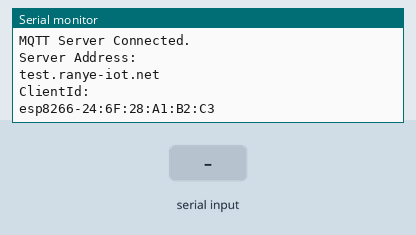
Bench run of a sketch on a simulated ESP8266 (NodeMCU). Shown: the last lines printed to the serial monitor. Inputs (shaded band) come from the test bench. WiFi joins after 1.5 s; servers stay silent unless stated; no MQTT or app messages arrive unless stated.

Above: at 3.2 s.
3.3 s: "1" received over Serial
At 6.1 s:
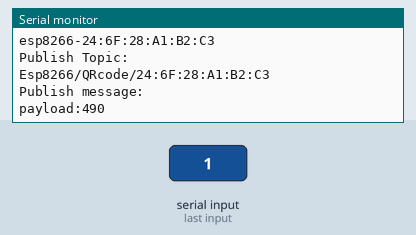
7.8 s: "0" received over Serial
At 9.5 s:
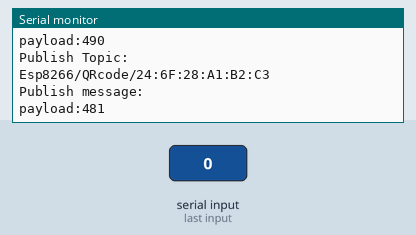
12.3 s: "2" received over Serial
At 15.3 s:
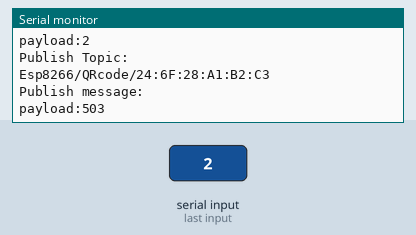
Timing chart, 0 to 16.8 s (numbered marks = the images above; inputs shaded):
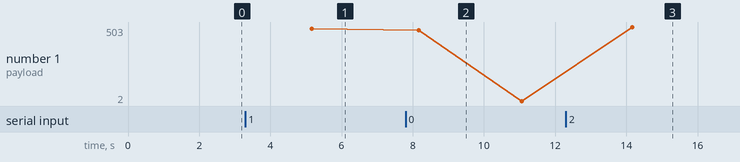

Measured:
- after the input at 3.3 s, the serial monitor: prints a new line after 1.9 s (image 1)
- after the input at 7.8 s, the serial monitor: prints a new line after 0.37 s (image 2)
- after the input at 12.3 s, the serial monitor: prints a new line after 1.9 s (image 3)

The sketch:

Esp8266_openmv.ino
```cpp
/*
 * 本程序用于openmv端，接收payload中的内容，发送到MQTT物联网平台
 * 将esp8266与openmv相连，通过串口通讯传输payload的信息
 */

#include <ESP8266WiFi.h>
#include <PubSubClient.h>
#include <Ticker.h>

// wifi信息
const char* ssid = "HUAWEI Mate 40E Pro";
const char* password = "a15dd00f424d";
const char* mqttServer = "test.ranye-iot.net";//物联网平台网址

Ticker ticker;
WiFiClient wifiClient;//用于连接WiFi
PubSubClient mqttClient(wifiClient);//用于连接服务器，发布订阅消息

int count;    // Ticker计数用变量

void setup() {
  Serial.begin(115200);

  //设置ESP8266工作模式为无线终端模式
  WiFi.mode(WIFI_STA);

  // 连接WiFi
  connectWifi();

  // 设置MQTT服务器和端口号
  mqttClient.setServer(mqttServer, 1883);

  // 连接MQTT服务器
  connectMQTTServer();

  // Ticker定时对象
  ticker.attach(1, tickerCount);
}

void loop() {
  if (mqttClient.connected()) { // 如果开发板成功连接服务器
    // 每隔3秒钟发布一次信息
    if (count >= 3){
      pubMQTTmsg();
      count = 0;
    }
    // 保持心跳
    mqttClient.loop();
  } else {                  // 如果开发板未能成功连接服务器
    connectMQTTServer();    // 则尝试连接服务器
  }
}

void tickerCount(){
  count++;
}

void connectMQTTServer(){
  String clientId = "esp8266-" + WiFi.macAddress();//获取MAC地址，命名客户端

  // 连接MQTT服务器
  if (mqttClient.connect(clientId.c_str())) {
    Serial.println("MQTT Server Connected.");
    Serial.println("Server Address: ");
    Serial.println(mqttServer);
    Serial.println("ClientId:");
    Serial.println(clientId);
  } else {
    Serial.print("Connect Failed. Client State:");
    Serial.println(mqttClient.state());
    delay(3000);
  }
}

// 发布信息
void pubMQTTmsg(){
  static int value; // 客户端发布信息用数字
  String payload = "payload:";

  // 建立发布主题。主题名称以Esp8266/QRcode/为前缀，后面添加设备的MAC地址。
  String topicString = "Esp8266/QRcode/" + WiFi.macAddress();
  char publishTopic[topicString.length() + 1];
  strcpy(publishTopic, topicString.c_str());

  while(Serial.available()>0){
    delay(100);//确保数据传输完毕
    payload += String(Serial.read());
    delay(10);
  }


  // 建立发布信息。后面添加发布次数。
  //字符串转义
  String messageString = payload + String(value++);
  char publishMsg[messageString.length() + 1];
  strcpy(publishMsg, messageString.c_str());

  // 实现ESP8266向主题发布信息
  if(mqttClient.publish(publishTopic, publishMsg)){
    Serial.println("Publish Topic:");
    Serial.println(publishTopic);
    Serial.println("Publish message:");
    Serial.println(publishMsg);
  } else {
    Serial.println("Message Publish Failed.");
  }
}

// ESP8266连接wifi
void connectWifi(){
  WiFi.begin(ssid, password);
  //等待WiFi连接,成功连接后输出成功信息
  while (WiFi.status() != WL_CONNECTED) {
    delay(1000);
    Serial.print(".");
  }
  Serial.println("");
  Serial.println("WiFi Connected!");
  Serial.println("");
  Serial.println("macAddress:");
  Serial.println(WiFi.macAddress());
}
```
